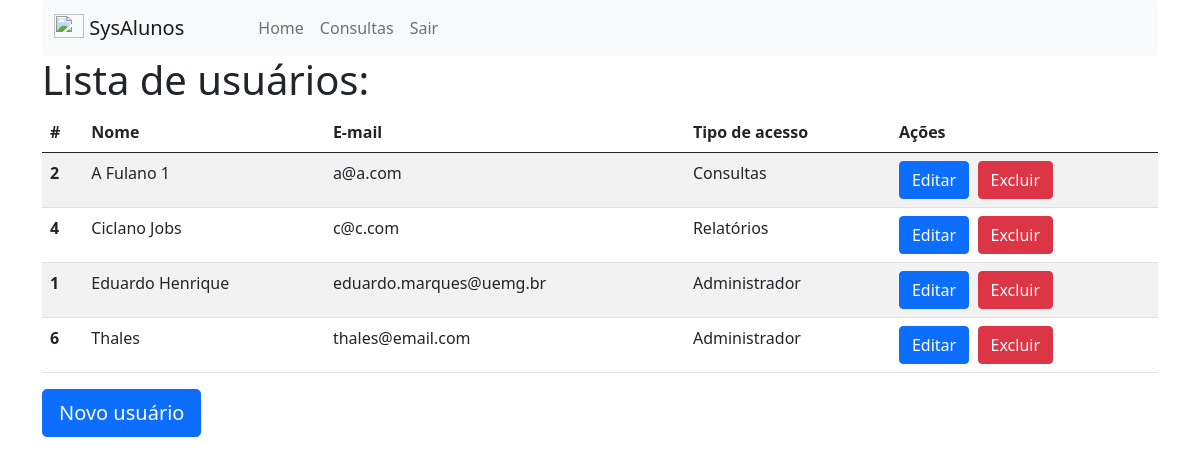
Screenshot of /usuarios_list.php (signed in) with the database file from the repository.
### tables this page shows
CREATE TABLE `usuarios` (
  `idusuarios` int unsigned NOT NULL AUTO_INCREMENT,
  `nome` varchar(100) NOT NULL,
  `login` varchar(30) NOT NULL,
  `senha` varchar(30) NOT NULL,
  `dica` varchar(30) NOT NULL,
  `email` varchar(100) NOT NULL,
  `tipoacesso` int unsigned NOT NULL DEFAULT '1' COMMENT '0 Admin; 1 Usuario consulta; 2 usuario relatorio',
  PRIMARY KEY (`idusuarios`)
);

### usuarios_list.php (the view, shortened to what this page needs)
<?php
require_once("conexao.php");
$tipoAcesso = $_SESSION["tipo_acesso"];
?>
<!DOCTYPE html>
<html lang="pt-br">
<head>
    <link href="css/bootstrap.min.css" rel="stylesheet">
    <link href="css/sweetalert2.css" rel="stylesheet">
</head>
<body>
    <div class="container">
        <nav class="navbar navbar-expand-lg navbar-light bg-light rounded">
            <div class="container-fluid">
                <a class="navbar-brand" href="#">
                    <img src="img/studentmeets_4873.png" alt="" width="30" height="24" class="d-inline-block align-text-top">
                    SysAlunos
                </a>
                <div class="collapse navbar-collapse" id="navbarSupportedContent">
                    <ul class="navbar-nav me-auto mb-2 mb-lg-0" style="margin-left: 50px;">
                        <li class="nav-item">
                            <a class="nav-link" aria-current="page" href="admin.php">Home</a>
                        </li>
                        <?php
                        $mnuConsultas  = "<li class='nav-item'><a class='nav-link' href='#'>Consultas</a></li>";
                        if ($tipoAcesso == 0 || $tipoAcesso == 1) {
                            echo $mnuConsultas;
                        }
                        ?>
                        <li class="nav-item">
                            <a class="nav-link" href="logout.php">Sair</a>
                        </li>
                    </ul>
                </div>
            </div>
        </nav>
        <h1>Lista de usuários:</h1>
        <table class="table table-striped">
            <thead>
                <tr>
                    <th scope="col">#</th>
                    <th scope="col">Nome</th>
                    <th scope="col">E-mail</th>
                    <th scope="col">Tipo de acesso</th>
                    <th scope="col">Ações</th>
                </tr>
            </thead>
            <tbody>
                <?php
                $sql = "SELECT idusuarios, nome, email, tipoacesso FROM usuarios ORDER BY nome";
                $resp = mysqli_query($conexao_bd, $sql);
                while ($rows = mysqli_fetch_row($resp)) {
                    echo "<tr>";
                    echo "<th scope='row'>$rows[0]</th>";
                    echo "<td>$rows[1]</td>";
                    echo "<td>$rows[2]</td>";
                    switch ($rows[3]) {
                        case 0:
                            echo "<td>Administrador</td>";
                            break;
                        case 1:
                            echo "<td>Consultas</td>";
                            break;
                        case 2:
                            echo "<td>Relatórios</td>";
                            break;
                    }
                    echo "<td>
                            <a class='btn btn-primary' href='usuarios_edit.php?idUsuario=$rows[0]'
                            role='button'>Editar</a>&nbsp;
                            <a class='btn btn-danger'  href='javascript:excluirUsuario($rows[0])'
                            role='button'>Excluir</a>
                        </td>";
                    echo "</tr>";
                }
                ?>
            </tbody>
        </table>
        <a class="btn btn-lg btn-primary" href="usuarios_edit.php?idUsuario=0" role="button">Novo usuário</a>
    </div>
</body>
</html>

### rows the page displays
usuarios: idusuarios "2", nome "A Fulano 1", email "a@a.com", tipoacesso "Consultas"
usuarios: idusuarios "4", nome "Ciclano Jobs", email "c@c.com", tipoacesso "Relatórios"
usuarios: idusuarios "1", nome "Eduardo Henrique", email "eduardo.marques@uemg.br", tipoacesso "Administrador"
usuarios: idusuarios "6", nome "Thales", email "thales@email.com", tipoacesso "Administrador"
